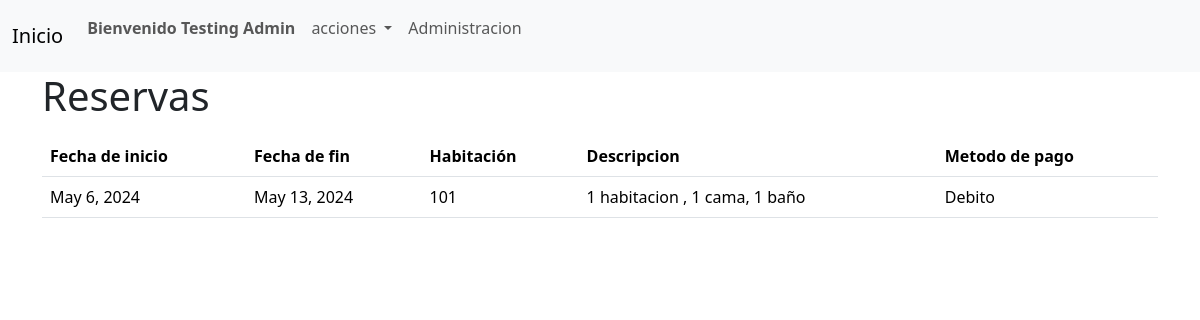
/reservas/ (signed in), run on the app's committed database.
### start/models.py (models this page shows, shortened)
class Usuario(models.Model):
    nombre = models.CharField(max_length=50)
    apellido = models.CharField(max_length=50)
    email = models.EmailField()
    password = models.CharField(max_length=50)
    tipo = models.IntegerField(default=2)

class Reserva(models.Model):
    fecha_inicio = models.DateField()
    fecha_fin = models.DateField()
    habitacion = models.ForeignKey(Habitacion, on_delete=models.CASCADE)
    usuario = models.ForeignKey(Usuario, on_delete=models.CASCADE)
    metodo_pago = models.ForeignKey(MetodoPago, on_delete=models.CASCADE)

class Habitacion(models.Model):
    nombre = models.CharField(max_length=50)
    precio = models.FloatField()
    disponible = models.BooleanField()
    categoria = models.ForeignKey(CategoriaHabitacion, on_delete=models.CASCADE)

class CategoriaHabitacion(models.Model):
    nombre = models.CharField(max_length=50)
    descripcion = models.TextField()

class MetodoPago(models.Model):
    nombre = models.CharField(max_length=50)
    descripcion = models.TextField()

### start/views.py (the view)
# urls.py: path('reservas/', reservas, name='reservas'),
def reservas(request):
    user_id= request.session.get('id')
    if user_id  is not None:
        usuario = Usuario.objects.get(id=user_id)
        reservas = Reserva.objects.filter(usuario=usuario)
        if usuario:
            context = {
                "usuario": usuario,
                "reservas": reservas,
            }
            return render(request, 'reservas.html', context)
    return redirect('index')

### start/templates/reservas.html
{% extends "base/base.html" %}
{% block content %}
<div class="container pl-5">
    {% if usuario %}
        <h1 class="mb-3">Reservas</h1>
        <table class="table">
            <thead>
                <tr>
                    <th scope="col">Fecha de inicio</th>
                    <th scope="col">Fecha de fin</th>
                    <th scope="col">Habitación</th>
                    <th scope="col">Descripcion</th>
                    <th scope="col">Metodo de pago</th>
                </tr>
            </thead>
            <tbody>
                {% for reserva in reservas %}
                <tr>
                    <td>{{ reserva.fecha_inicio }}</td>
                    <td>{{ reserva.fecha_fin }}</td>
                    <td>{{ reserva.habitacion.nombre }}</td>
                    <td>{{ reserva.habitacion.categoria.descripcion }}</td>
                    <td>{{ reserva.metodo_pago.nombre }}</td>
                </tr>
                {% endfor %}
            </tbody>
    {% else %}
        <h1>Debe iniciar sesión para acceder a la reserva</h1>
{% endif %}
</div>
{% endblock %}

### start/templates/base/base.html (shortened to what this page needs)
<!DOCTYPE html>
<html lang="en">
<head>
    <link href="https://cdn.jsdelivr.net/npm/bootstrap@5.3.3/dist/css/bootstrap.min.css" rel="stylesheet"
>
</head>
<body>
    <nav class="navbar navbar-expand-lg bg-body-tertiary">
        <div class="container-fluid">
            <a class="navbar-brand" href="{% url 'index' %}">Inicio</a>
            <div class="collapse navbar-collapse" id="navbarSupportedContent">
                <ul class="navbar-nav me-auto mb-2 mb-lg-0">
                    {% if usuario %}
                    <li class="nav-item">
                        <p class="nav-link ml-1 fw-bold">Bienvenido {{ usuario.nombre }} {{ usuario.apellido }} </p>
                    </li>
                    <li class="nav-item dropdown">
                        <a class="nav-link dropdown-toggle" href="#" role="button" data-bs-toggle="dropdown"
                            aria-expanded="false">
                            acciones
                        </a>
                    </li>
                    {% if usuario.tipo == 1 %}
                    <li class="nav-item">
                        <a class="nav-link" href="{% url 'administrar' %}">Administracion</a>
                    </li>
                    {% endif %}
                    {% endif %}
                </ul>
            </div>
        </div>
    </nav>
    {% block content %}
    {% endblock %}
</body>
</html>

### data on the page
Usuario: nombre "Testing", apellido "Admin"
Reserva: fecha_inicio "May 6, 2024", fecha_fin "May 13, 2024", habitacion.nombre "101", habitacion.categoria.descripcion "1 habitacion , 1 cama, 1 baño", metodo_pago.nombre "Debito"
